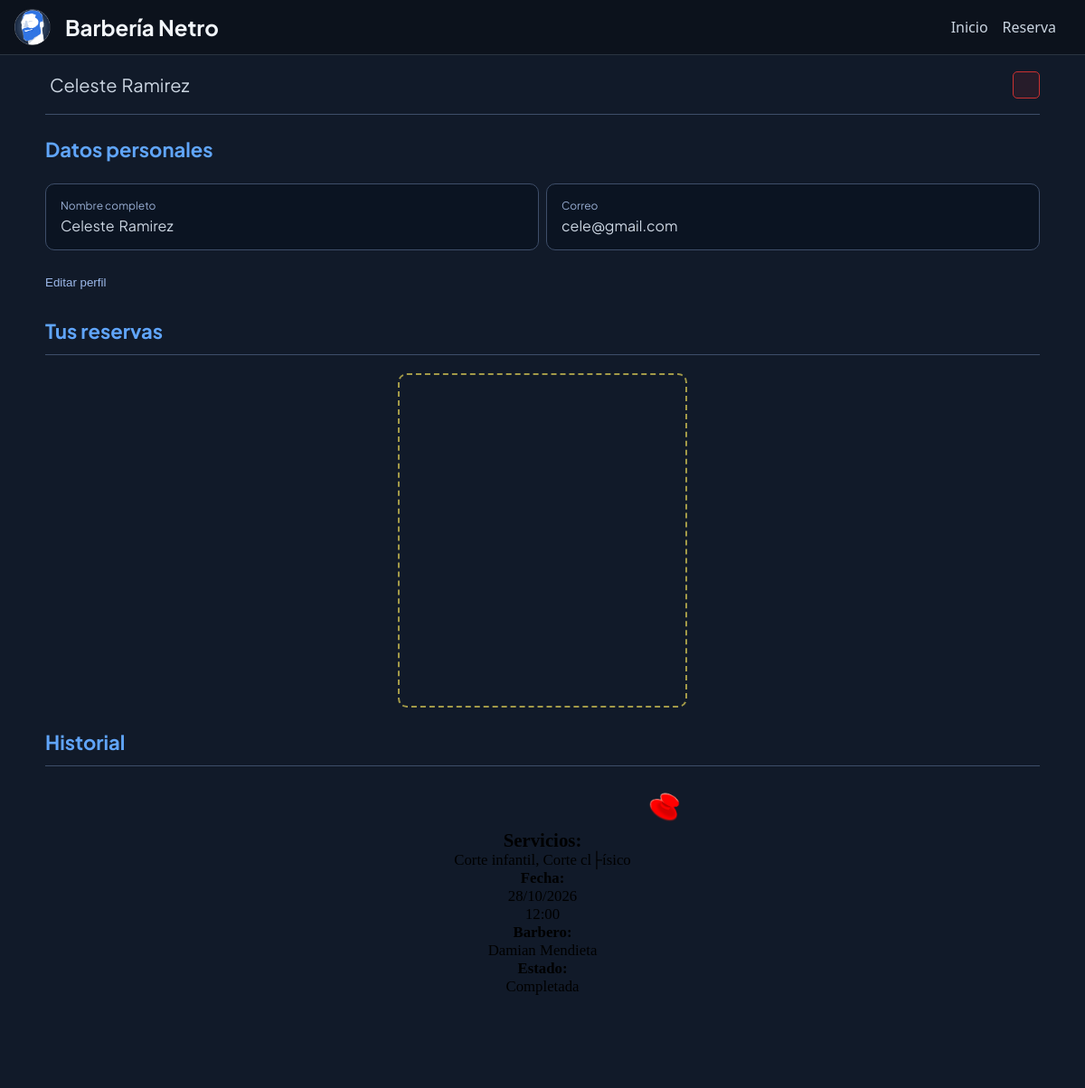
/sections/perfil.php (signed in), run on the app's committed database.
### tables this page shows
CREATE TABLE `reserva` (
  `id_reserva` int NOT NULL AUTO_INCREMENT,
  `id_cliente` int NOT NULL,
  `id_barbero` int NOT NULL,
  `id_gerente` int DEFAULT NULL,
  `fecha` date NOT NULL,
  `hora` time NOT NULL,
  `email` varchar(150) DEFAULT NULL,
  `estado` enum('pendiente','confirmada','completada','cancelada') NOT NULL DEFAULT 'pendiente',
  PRIMARY KEY (`id_reserva`),
  KEY `fk_reserva_barbero` (`id_barbero`),
  KEY `fk_reserva_gerente` (`id_gerente`),
  KEY `idx_reserva_fecha` (`fecha`),
  KEY `fk_reserva_cliente` (`id_cliente`),
  CONSTRAINT `fk_reserva_barbero` FOREIGN KEY (`id_barbero`) REFERENCES `barbero` (`id_barbero`),
  CONSTRAINT `fk_reserva_cliente` FOREIGN KEY (`id_cliente`) REFERENCES `cliente` (`id_cliente`),
  CONSTRAINT `fk_reserva_gerente` FOREIGN KEY (`id_gerente`) REFERENCES `gerente` (`id_gerente`)
);

CREATE TABLE `barbero` (
  `id_barbero` int NOT NULL AUTO_INCREMENT,
  `contrasena` varchar(255) NOT NULL,
  `url_imagen` varchar(255) DEFAULT NULL,
  `nombre` varchar(100) NOT NULL,
  `apellido` varchar(100) NOT NULL,
  `especialidad` varchar(50) DEFAULT NULL,
  `en_netro_desde` int DEFAULT NULL,
  `estado` enum('Disponible','No disponible') NOT NULL DEFAULT 'Disponible',
  `anio_inicio` year NOT NULL,
  PRIMARY KEY (`id_barbero`),
  KEY `idx_barbero_estado` (`estado`)
);

### sections/comun.php (called while the page is built, shortened)
<?php
function e($texto) {
    return htmlspecialchars((string) $texto, ENT_QUOTES, 'UTF-8');
}

### sections/perfil.php (the view, shortened to what this page needs)
<?php
require_once __DIR__ . '/comun.php';
$sql = 'SELECT r.id_reserva, r.fecha, r.hora, r.estado,
            b.nombre   AS barbero_nombre,
            b.apellido AS barbero_apellido,
            GROUP_CONCAT(s.nombre SEPARATOR ", ") AS servicios
        FROM reserva r
        LEFT JOIN barbero b ON r.id_barbero = b.id_barbero
        LEFT JOIN servicioreserva sr ON r.id_reserva = sr.id_reserva
        LEFT JOIN servicio s ON sr.id_servicio = s.id_servicio
        WHERE r.id_cliente = ?
        GROUP BY r.id_reserva, r.fecha, r.hora, r.estado, b.nombre, b.apellido
        ORDER BY r.fecha, r.hora';
$stmt = $conexion->prepare($sql);
$stmt->bind_param('i', $_SESSION['id_cliente']);
$stmt->execute();
$reservas = $stmt->get_result()->fetch_all(MYSQLI_ASSOC);
$hoy = date('Y-m-d');
$activas = [];
$historial = [];
foreach ($reservas as $reserva) {
    if (in_array($reserva['estado'], ['pendiente', 'confirmada'], true) && $reserva['fecha'] >= $hoy) {
        $activas[] = $reserva;
    } else {
        $historial[] = $reserva;
    }
}
$historial = array_slice(array_reverse($historial), 0, 6);
$nombresEstado = [
    'pendiente'  => 'Pendiente',
    'confirmada' => 'Confirmada',
    'completada' => 'Completada',
    'cancelada'  => 'Cancelada',
];
function mostrarDatosReserva($reserva, $nombresEstado) { ?>
                        <div class="reserva-datos">
                            <h2>Servicios:</h2>
                            <div class="servicios">
                                <p><?= e($reserva['servicios'] ?? 'Sin servicios') ?></p>
                            </div>
                            <span>Fecha:</span>
                            <p><?= date('d/m/Y', strtotime($reserva['fecha'])) ?></p>
                            <p><?= date('H:i', strtotime($reserva['hora'])) ?></p>
                            <span>Barbero:</span>
                            <p><?= e($reserva['barbero_nombre'] . ' ' . $reserva['barbero_apellido']) ?></p>
                            <span>Estado:</span>
                            <p><?= e($nombresEstado[$reserva['estado']] ?? $reserva['estado']) ?></p>
                        </div>
<?php }
?>
<!DOCTYPE html>
<html lang="es">
<head>
    <link rel="stylesheet" href="../css/body.css">
    <link rel="stylesheet" href="../css/main.css">
    <link rel="stylesheet" href="../css/header.css">
    <link rel="stylesheet" href="../css/perfil.css">
    <link rel="stylesheet" href="https://unpkg.com/@phosphor-icons/web@2.1.1/src/regular/style.css">
    <link rel="stylesheet" href="https://unpkg.com/@phosphor-icons/web@2.1.1/src/fill/style.css">
    <link rel="stylesheet" href="https://unpkg.com/@phosphor-icons/web@2.1.1/src/thin/style.css">
</head>
<body>
    <header class="header">
        <p id="Titulo">Barbería Netro</p>
        <div class="contenedor_botones">
            <a href="index.php" class="boton">Inicio</a>
            <a href="reserva.php" class="boton">Reserva</a>
        </div>
    </header>
    <main>
        <div class="contenedor-perfil">
            <div class="contenedor-nombre">
                <p><?= e($_SESSION["nombre"]) ?></p>
                <p><?= e($_SESSION["apellido"]) ?></p>
                <a href="logout.php" title="Cerrar sesión">
                    <button class="logout"><i class="ph ph-sign-out"></i></button>
                </a>
            </div>
            <h2>Datos personales</h2>
            <div class="contenedor-datos">
                <div class="tarjeta">
                    <p class="categoria-dato">Nombre completo</p>
                    <div class="nombreapellido">
                        <p><?= e($_SESSION["nombre"]) ?></p>
                        <p><?= e($_SESSION["apellido"]) ?></p>
                    </div>
                </div>
                <div class="tarjeta">
                    <p class="categoria-dato">Correo</p>
                    <div class="nombreapellido">
                        <p><?= e($_SESSION["email"]) ?></p>
                    </div>
                </div>
            </div>
            <div id="contenedor-boton">
                <a href="modificar_perfil.php">
                    <button><i class="ph ph-pencil"></i> Editar perfil</button>
                </a>
            </div>
            <h2 id="h2-reservas">Tus reservas</h2>
            <div class="contenedor-reservas">
                <?php if (count($activas) < RESERVA_MAX_ACTIVAS): ?>
                <a class="tarjeta-reserva-nuevo" href="reserva.php" title="Nueva reserva">
                </a>
                <?php endif; ?>
            </div>
            <?php if (!empty($historial)): ?>
                <h2 id="h2-historial">Historial</h2>
                <div class="contenedor-reservas">
                    <?php foreach ($historial as $reserva): ?>
                        <div class="tarjeta-reserva">
                            <div class="tarjeta-reserva-header">
                                <span class="papel-pin fijo" aria-hidden="true"></span>
                            </div>
                            <?php mostrarDatosReserva($reserva, $nombresEstado); ?>
                        </div>
                    <?php endforeach; ?>
                </div>
            <?php endif; ?>
        </div>
    </main>
</body>
</html>

### css/body.css (style rules this page uses)
body { font-family: 'Plus Jakarta Sans'; font-size: 16px; margin: 0; background: #0c121c; color: #cbd5e1; }
h2 { margin: 0; }

### css/main.css (style rules this page uses)
html { scroll-behavior: smooth; }

### css/header.css (style rules this page uses)
.header { position: sticky; display: flex; background: #0c121c; border-bottom: 1px solid #2a3441; top: 0; padding-left: 1rem; padding-right: 1rem; justify-content: space-between; align-items: center; margin: 0; height: 60px; z-index: 2; }
#Titulo { color: #f1f5f9; font-size: 1.5rem; font-weight: bold; pointer-events: none; user-select: none; display: flex; flex-direction: row; align-items: center; gap: 1rem; }
#Titulo::before { content: ""; display: block; background-image: url(../resources/images/logo.png); background-position: center; background-repeat: no-repeat; background-size: contain; width: 40px; height: 40px; position: relative; }
.contenedor_botones { display: flex; gap: 1rem; }
.boton { background: none; border: none; font-size: 1rem; height: auto; color: #cbd5e1; font-family: system-ui, -apple-system, BlinkMacSystemFont, 'Segoe UI', Roboto, Oxygen, Ubuntu, Cantarell, 'Open Sans', 'Helvetica Neue', sans-serif; display: inline-flex; align-items: center; justify-content: center; text-decoration: none; }

### data on the page
reserva: servicios "Corte infantil, Corte cl├ísico", fecha "28/10/2026", hora "12:00", id_barbero.apellido "Damian Mendieta", estado "Completada"

### other printed values
$_SESSION["nombre"] "Celeste"
$_SESSION["apellido"] "Ramirez"
$_SESSION["email"] "cele@gmail.com"
